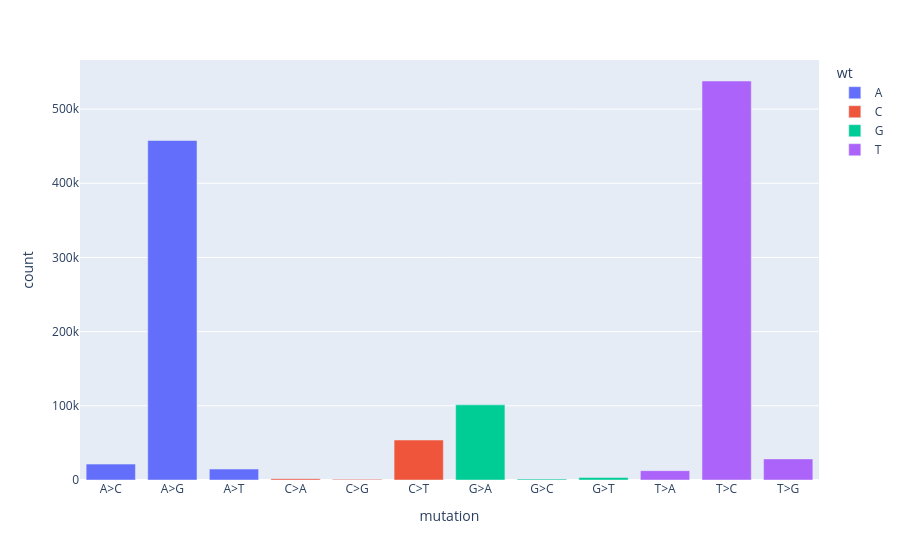

The code cell stored with this chart in its notebook:
### Markdown cell above
For an overview of the mutational spectrum, comparing any WT base, here's a plot of just the counts.

### Code cell
import plotly.express as px

fig = px.bar(mut_counts_df, "mutation", "count", color='wt')
fig.show()

### Figure 1 — Plotly figure (JSON) as saved in the notebook; plotly's stock layout.template omitted (floating-point values rounded to 4 significant figures)
{"data": [{"hovertemplate": "wt=A<br>mutation=%{x}<br>count=%{y}<extra></extra>", "legendgroup": "A", "marker": {"color": "#636efa", "pattern": {"shape": ""}}, "name": "A", "orientation": "v", "showlegend": true, "textposition": "auto", "type": "bar", "x": ["A>C", "A>G", "A>T"], "xaxis": "x", "y": [21408, 457612, 14748], "yaxis": "y"}, {"hovertemplate": "wt=C<br>mutation=%{x}<br>count=%{y}<extra></extra>", "legendgroup": "C", "marker": {"color": "#EF553B", "pattern": {"shape": ""}}, "name": "C", "orientation": "v", "showlegend": true, "textposition": "auto", "type": "bar", "x": ["C>A", "C>G", "C>T"], "xaxis": "x", "y": [1810, 891, 53886], "yaxis": "y"}, {"hovertemplate": "wt=G<br>mutation=%{x}<br>count=%{y}<extra></extra>", "legendgroup": "G", "marker": {"color": "#00cc96", "pattern": {"shape": ""}}, "name": "G", "orientation": "v", "showlegend": true, "textposition": "auto", "type": "bar", "x": ["G>A", "G>C", "G>T"], "xaxis": "x", "y": [101302, 1236, 3375], "yaxis": "y"}, {"hovertemplate": "wt=T<br>mutation=%{x}<br>count=%{y}<extra></extra>", "legendgroup": "T", "marker": {"color": "#ab63fa", "pattern": {"shape": ""}}, "name": "T", "orientation": "v", "showlegend": true, "textposition": "auto", "type": "bar", "x": ["T>A", "T>C", "T>G"], "xaxis": "x", "y": [12586, 537823, 28404], "yaxis": "y"}], "layout": {"barmode": "relative", "legend": {"title": {"text": "wt"}, "tracegroupgap": 0}, "margin": {"t": 60}, "xaxis": {"anchor": "y", "domain": [0, 1], "title": {"text": "mutation"}}, "yaxis": {"anchor": "x", "domain": [0, 1], "title": {"text": "count"}}}}
